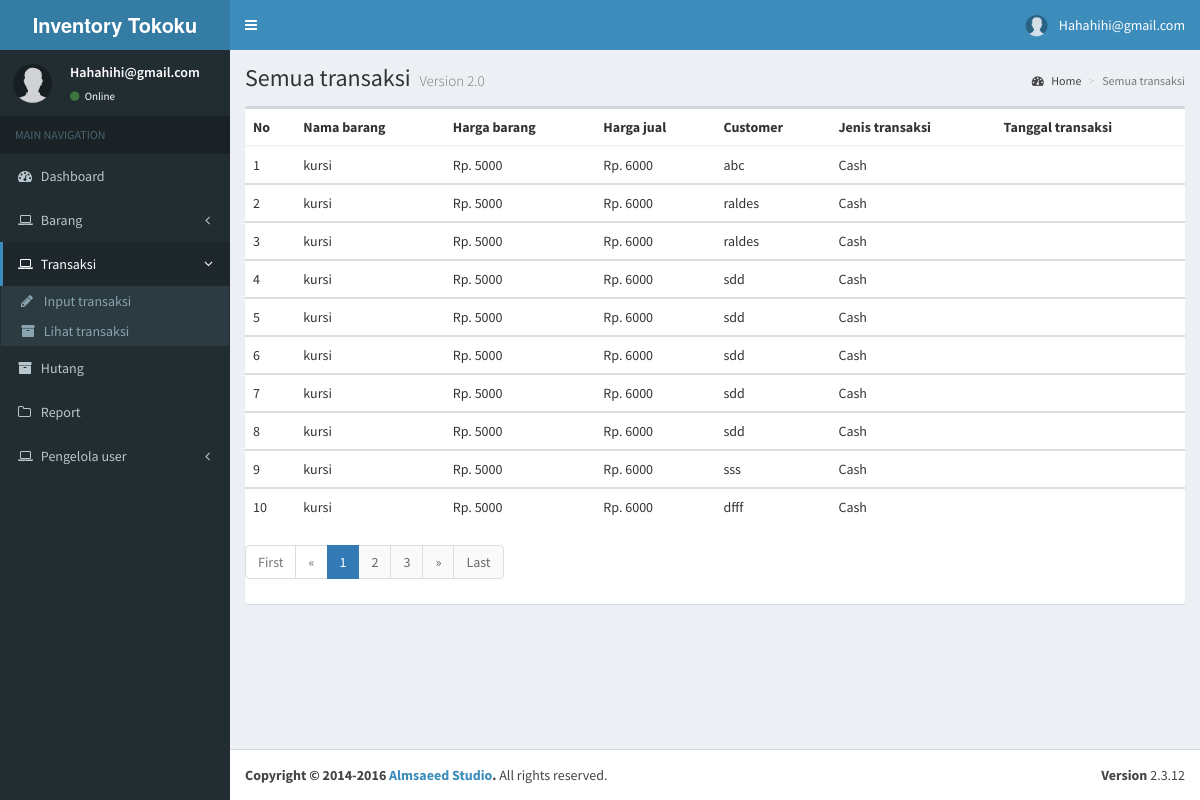
Before: /admin/cektransaksi.php (signed in) with the older database file.
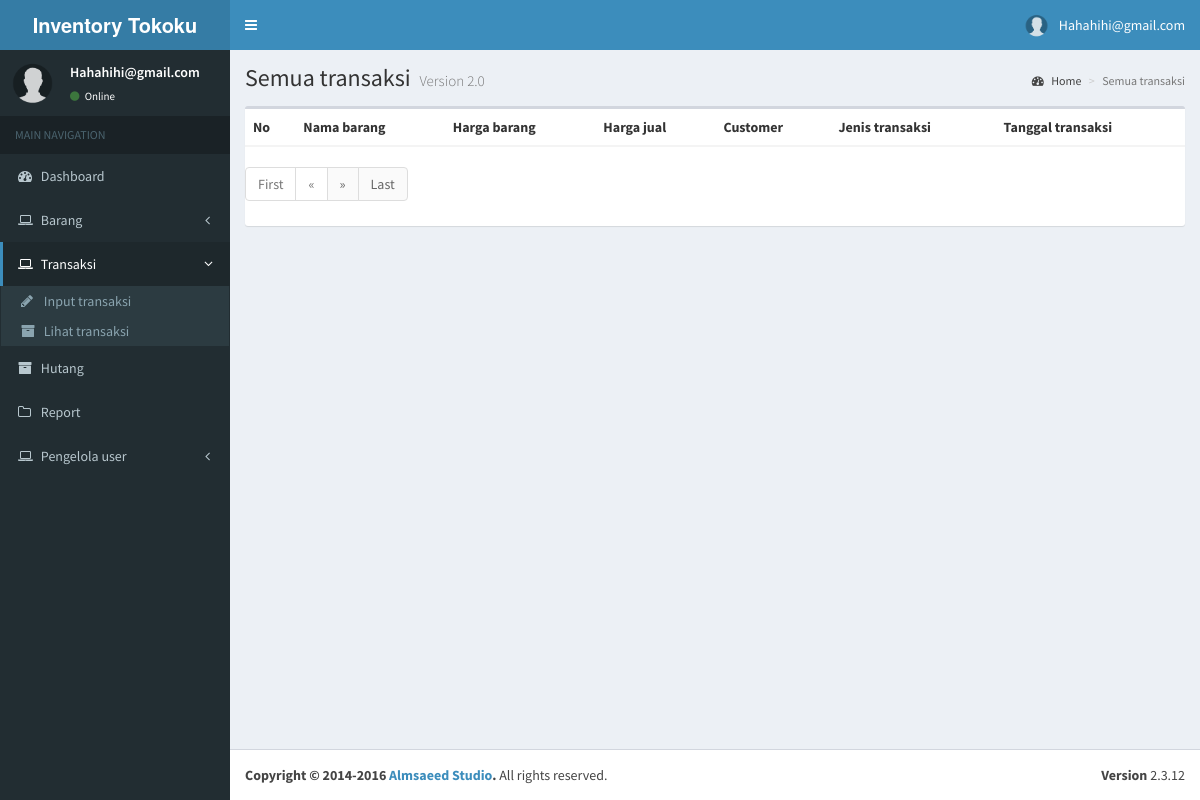
After: the same page with the newer database file.
### tables this page shows
CREATE TABLE `transaksi` (
  `id_transaksi` int(5) NOT NULL,
  `id_barang` varchar(5) NOT NULL,
  `jenis_transaksi` varchar(20) NOT NULL,
  `jumlah_beli` int(20) NOT NULL,
  `total_harga` int(20) NOT NULL,
  `customer` text NOT NULL,
  `nik_customer` text NOT NULL,
  `tempat_lahir` text NOT NULL,
  `tanggal_lahir` varchar(30) NOT NULL,
  `tanggal_transaksi` date NOT NULL,
  `nomor_hp` bigint(14) NOT NULL,
  `alamat` text NOT NULL,
  `created_at` timestamp NOT NULL DEFAULT current_timestamp() ON UPDATE current_timestamp()
);

CREATE TABLE `barang` (
  `id_barang` varchar(5) NOT NULL,
  `jenis_barang` varchar(30) NOT NULL,
  `nama_barang` varchar(60) NOT NULL,
  `harga_beli` int(20) NOT NULL,
  `harga_jual` int(20) NOT NULL,
  `jumlah_stock` int(20) NOT NULL,
  `supplier` text NOT NULL,
  `deskripsi` text NOT NULL,
  `created_at` timestamp NOT NULL DEFAULT current_timestamp() ON UPDATE current_timestamp()
);

### admin/cektransaksi.php (the view, shortened to what the changed rows need)
<!DOCTYPE html>
<html>
<head>
  <link rel="stylesheet" href="bootstrap/css/bootstrap.min.css">
  <link rel="stylesheet" href="https://cdnjs.cloudflare.com/ajax/libs/font-awesome/4.5.0/css/font-awesome.min.css">
  <link rel="stylesheet" href="https://cdnjs.cloudflare.com/ajax/libs/ionicons/2.0.1/css/ionicons.min.css">
  <link rel="stylesheet" href="dist/css/AdminLTE.min.css">
  <link rel="stylesheet" href="bootstrap/css/style.css">
  <link rel="stylesheet" href="dist/css/skins/_all-skins.min.css">
</head>
<body class="hold-transition skin-blue sidebar-mini">
<div class="wrapper">
  <div class="content-wrapper">
    <section class="content-header">
      <h1>
      Semua transaksi
        <small>Version 2.0</small>
      </h1>
    </section>
    <section class="content">
		<div class="row">
			  <div class="col-xs-12">
				<div class="box">
                      <div class="box-body table-responsive no-padding">
                     <div class="box-body table-responsive no-padding">
                        <?php
                           $mysql_hostname = "localhost";
                           $mysql_user = "root";
                           $mysql_password = "";
                           $mysql_database = "inventory";
                           $conn = mysqli_connect($mysql_hostname, $mysql_user, $mysql_password, $mysql_database);
            ?>
					 <table class="table table-hover">
                        <thead>
                           <th>No</th>
                           <th>Nama barang</th>
                           <th>Harga barang</th>
                           <th>Harga jual</th>
                           <th>Customer</th>
                           <th>Jenis transaksi</th>
                           <th>Tanggal transaksi</th>
                        </thead>
						<?php
$page = (isset($_GET['page'])) ? $_GET['page'] : 1;
$limit = 10;
$limit_start = ($page - 1) * $limit;
$no = $limit_start + 1;
$sql = "SELECT nama_barang, id_transaksi, harga_beli, harga_jual, total_harga, jumlah_beli, jenis_transaksi, tanggal_transaksi, customer
FROM barang t1 INNER JOIN transaksi t2 ON t2.id_barang = t1.id_barang ORDER BY t2.created_at LIMIT $limit_start, $limit";
                                             if($result = @mysqli_query($conn,$sql)){
                                                 if(mysqli_num_rows($result) > 0){
                                                     while($row = mysqli_fetch_array($result)){
                           ?>
                        <tbody>
                           <td><?php echo $no++ ?></td>
                           <td><?php echo $row['nama_barang'] ?></td>
                           <td><?php echo "Rp. " . $row['harga_beli'] ?></td>
						   <td><?php echo "Rp. " . $row['harga_jual'] ?></td>
                           <td><?php echo $row['customer'] ?></td>
                           <td><?php echo $row['jenis_transaksi'] ?></td>
                           <td><?php echo $row['tanggal_transaksi'] ?></td>
                        </tbody>
                        <?php
                           }
                           }echo "</table>";
                           } else{
                           echo "ERROR: Could not able to execute $sql. ";
                           }
                           ?>
                        <ul class="pagination">
            <?php
            $sql = mysqli_query($conn, "SELECT COUNT(id_transaksi) as num FROM transaksi");
            $total_pages = mysqli_fetch_array($sql);
            $yourcount = $total_pages['num'];
            $jumlah_page = ceil($yourcount / $limit);
            $jumlah_number = 3;
            $start_number = ($page > $jumlah_number) ? $page - $jumlah_number : 1;
            $end_number = ($page < ($jumlah_page - $jumlah_number)) ? $page + $jumlah_number : $jumlah_page;
            for ($i = $start_number; $i <= $end_number; $i++) {
                $link_active = ($page == $i) ? 'class="active"' : '';
            ?>
                <li <?php echo $link_active; ?>><a href="cektransaksi.php?page=<?php echo $i; ?>"><?php echo $i; ?></a></li>
            <?php
            }
            ?>
        </ul>
				</div>
			  </div>
		</div>
    </section>
  </div>
</div>
</body>
</html>

Changed rows visible on the page:
removed transaksi: id_barang.nama_barang "kursi", id_barang.harga_beli "5000", id_barang.harga_jual "6000", customer "abc", jenis_transaksi "Cash"
removed transaksi: id_barang.nama_barang "kursi", id_barang.harga_beli "5000", id_barang.harga_jual "6000", customer "raldes", jenis_transaksi "Cash"
removed transaksi: id_barang.nama_barang "kursi", id_barang.harga_beli "5000", id_barang.harga_jual "6000", customer "raldes", jenis_transaksi "Cash"
removed transaksi: id_barang.nama_barang "kursi", id_barang.harga_beli "5000", id_barang.harga_jual "6000", customer "sdd", jenis_transaksi "Cash"
removed transaksi: id_barang.nama_barang "kursi", id_barang.harga_beli "5000", id_barang.harga_jual "6000", customer "sdd", jenis_transaksi "Cash"
removed transaksi: id_barang.nama_barang "kursi", id_barang.harga_beli "5000", id_barang.harga_jual "6000", customer "sdd", jenis_transaksi "Cash"
removed transaksi: id_barang.nama_barang "kursi", id_barang.harga_beli "5000", id_barang.harga_jual "6000", customer "sdd", jenis_transaksi "Cash"
removed transaksi: id_barang.nama_barang "kursi", id_barang.harga_beli "5000", id_barang.harga_jual "6000", customer "sdd", jenis_transaksi "Cash"
removed transaksi: id_barang.nama_barang "kursi", id_barang.harga_beli "5000", id_barang.harga_jual "6000", customer "sss", jenis_transaksi "Cash"
removed transaksi: id_barang.nama_barang "kursi", id_barang.harga_beli "5000", id_barang.harga_jual "6000", customer "dfff", jenis_transaksi "Cash"
Other visible differences:
list line gone: "1"
list line gone: "2"
list line gone: "3"
